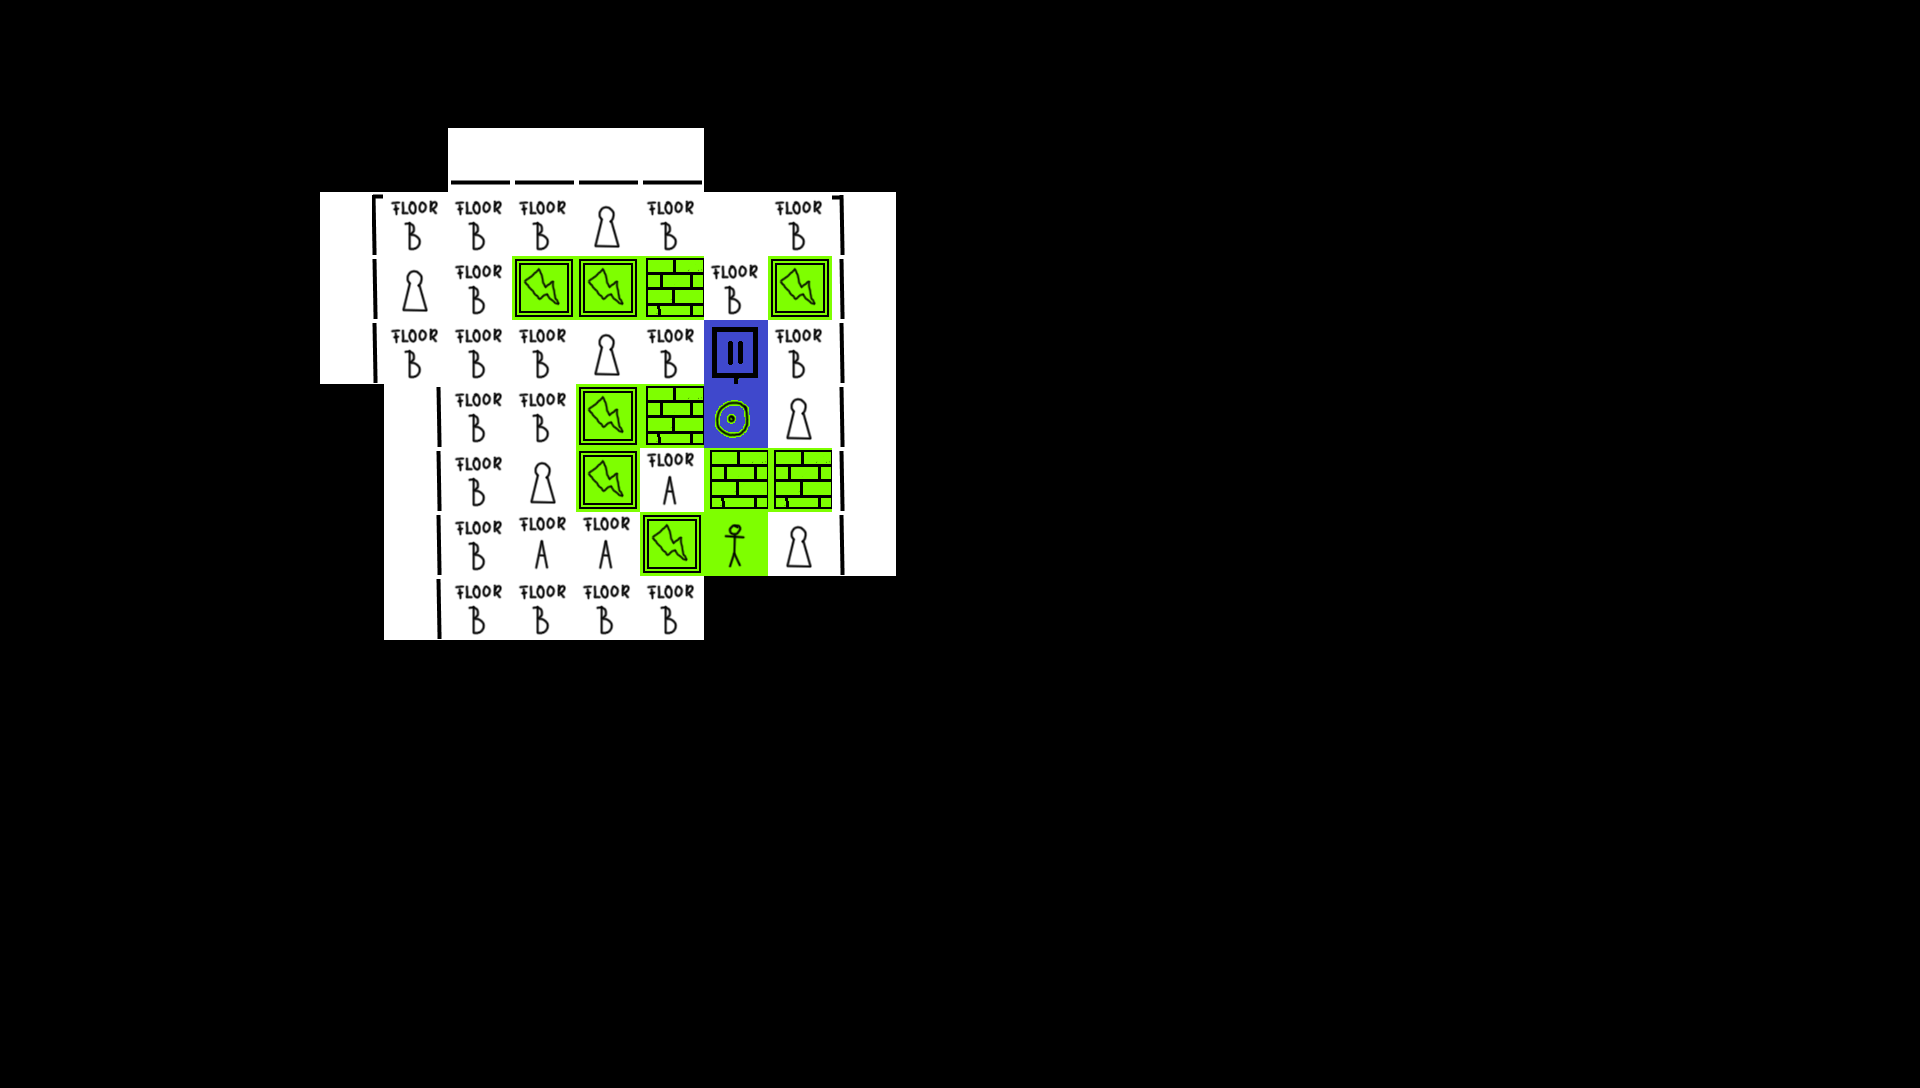

Below is a game level as drawn by its tile map, then a one-line description and the .tmx file that defines it, in full:
An orthogonal 30x17 tile map with 64x64 px tiles, 2 tile layers (Tile Layer 1, Tile Layer 2) and 6 objects.

<map version="1.0" orientation="orthogonal" renderorder="right-down" width="30" height="17" tilewidth="64" tileheight="64" nextobjectid="38">
 <tileset firstgid="1" name="Tileset" tilewidth="64" tileheight="64" tilecount="80">
  <image source="NewTileset.png" width="512" height="647" />
 </tileset>
 <layer name="Tile Layer 1" width="30" height="17">
  <data encoding="csv">
0,0,0,0,0,0,0,0,0,0,0,0,0,0,0,0,0,0,0,0,0,0,0,0,0,0,0,0,0,0,
0,0,0,0,0,0,0,0,0,0,0,0,0,0,0,0,0,0,0,0,0,0,0,0,0,0,0,0,0,0,
0,0,0,0,0,0,0,22,22,22,22,0,0,0,0,0,0,0,0,0,0,0,0,0,0,0,0,0,0,0,
0,0,0,0,0,17,2,2,2,6,2,31,2,20,0,0,0,0,0,0,0,0,0,0,0,0,0,0,0,0,
0,0,0,0,0,21,6,2,1,1,1,2,1,23,0,0,0,0,0,0,0,0,0,0,0,0,0,0,0,0,
0,0,0,0,0,21,2,2,2,6,2,1,2,23,0,0,0,0,0,0,0,0,0,0,0,0,0,0,0,0,
0,0,0,0,0,0,21,2,2,1,1,1,6,23,0,0,0,0,0,0,0,0,0,0,0,0,0,0,0,0,
0,0,0,0,0,0,21,2,6,1,1,1,1,23,0,0,0,0,0,0,0,0,0,0,0,0,0,0,0,0,
0,0,0,0,0,0,21,2,1,1,1,1,6,23,0,0,0,0,0,0,0,0,0,0,0,0,0,0,0,0,
0,0,0,0,0,0,21,2,2,2,2,0,0,0,0,0,0,0,0,0,0,0,0,0,0,0,0,0,0,0,
0,0,0,0,0,0,0,0,0,0,0,0,0,0,0,0,0,0,0,0,0,0,0,0,0,0,0,0,0,0,
0,0,0,0,0,0,0,0,0,0,0,0,0,0,0,0,0,0,0,0,0,0,0,0,0,0,0,0,0,0,
0,0,0,0,0,0,0,0,0,0,0,0,0,0,0,0,0,0,0,0,0,0,0,0,0,0,0,0,0,0,
0,0,0,0,0,0,0,0,0,0,0,0,0,0,0,0,0,0,0,0,0,0,0,0,0,0,0,0,0,0,
0,0,0,0,0,0,0,0,0,0,0,0,0,0,0,0,0,0,0,0,0,0,0,0,0,0,0,0,0,0,
0,0,0,0,0,0,0,0,0,0,0,0,0,0,0,0,0,0,0,0,0,0,0,0,0,0,0,0,0,0,
0,0,0,0,0,0,0,0,0,0,0,0,0,0,0,0,0,0,0,0,0,0,0,0,0,0,0,0,0,0
</data>
 </layer>
 <layer name="Tile Layer 2" width="30" height="17">
  <data encoding="csv">
0,0,0,0,0,0,0,0,0,0,0,0,0,0,0,0,0,0,0,0,0,0,0,0,0,0,0,0,0,0,
0,0,0,0,0,0,0,0,0,0,0,0,0,0,0,0,0,0,0,0,0,0,0,0,0,0,0,0,0,0,
0,0,0,0,0,0,0,0,0,0,0,0,0,0,0,0,0,0,0,0,0,0,0,0,0,0,0,0,0,0,
0,0,0,0,0,0,0,0,0,0,0,0,0,0,0,0,0,0,0,0,0,0,0,0,0,0,0,0,0,0,
0,0,0,0,0,0,0,0,34,34,40,0,34,0,0,0,0,0,0,0,0,0,0,0,0,0,0,0,0,0,
0,0,0,0,0,0,0,0,0,0,0,62,0,0,0,0,0,0,0,0,0,0,0,0,0,0,0,0,0,0,
0,0,0,0,0,0,0,0,0,34,40,59,0,0,0,0,0,0,0,0,0,0,0,0,0,0,0,0,0,0,
0,0,0,0,0,0,0,0,0,34,0,40,40,0,0,0,0,0,0,0,0,0,0,0,0,0,0,0,0,0,
0,0,0,0,0,0,0,0,0,0,34,33,0,0,0,0,0,0,0,0,0,0,0,0,0,0,0,0,0,0,
0,0,0,0,0,0,0,0,0,0,0,0,0,0,0,0,0,0,0,0,0,0,0,0,0,0,0,0,0,0,
0,0,0,0,0,0,0,0,0,0,0,0,0,0,0,0,0,0,0,0,0,0,0,0,0,0,0,0,0,0,
0,0,0,0,0,0,0,0,0,0,0,0,0,0,0,0,0,0,0,0,0,0,0,0,0,0,0,0,0,0,
0,0,0,0,0,0,0,0,0,0,0,0,0,0,0,0,0,0,0,0,0,0,0,0,0,0,0,0,0,0,
0,0,0,0,0,0,0,0,0,0,0,0,0,0,0,0,0,0,0,0,0,0,0,0,0,0,0,0,0,0,
0,0,0,0,0,0,0,0,0,0,0,0,0,0,0,0,0,0,0,0,0,0,0,0,0,0,0,0,0,0,
0,0,0,0,0,0,0,0,0,0,0,0,0,0,0,0,0,0,0,0,0,0,0,0,0,0,0,0,0,0,
0,0,0,0,0,0,0,0,0,0,0,0,0,0,0,0,0,0,0,0,0,0,0,0,0,0,0,0,0,0
</data>
 </layer>
 <objectgroup name="Object Layer 1">
  <object id="27" gid="67" x="648" y="516" width="64" height="64">
   <properties>
    <property name="Name" value="QuestItem3" />
   </properties>
  </object>
  <object id="29" gid="66" x="702" y="768" width="64" height="64">
   <properties>
    <property name="B" value="1" />
    <property name="D" value="8.5" />
    <property name="H" value="6" />
   </properties>
  </object>
  <object id="30" gid="65" x="448" y="576" width="64" height="64">
   <properties>
    <property name="L" value="0" />
    <property name="O" value="1" />
   </properties>
  </object>
  <object id="35" gid="76" x="595" y="337" width="64" height="64">
   <properties>
    <property name="A" value="120" />
    <property name="I" value="0.37" />
   </properties>
  </object>
  <object id="36" gid="76" x="590" y="589" width="64" height="64">
   <properties>
    <property name="A" value="120" />
    <property name="I" value="0.37" />
   </properties>
  </object>
  <object id="37" gid="73" x="585.197" y="459.562" width="64" height="64">
   <properties>
    <property name="Info" value="The key to this one is to keep this box in the spot." />
   </properties>
  </object>
 </objectgroup>
</map>